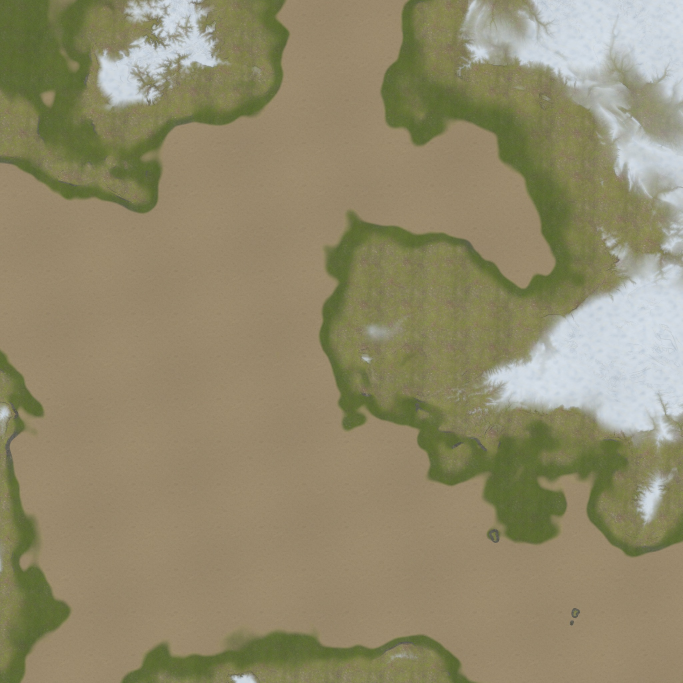
#> input picture data/generated/td_seed_1234_2048_albedo.jpg, 2048 x 2048 px (shown at 1/3 size)
$ python check_startup_image.py ../data/generated/td_seed_1234_2048_albedo.jpg
#> lines starting #> are read from the running program, lines starting #| are printed output that depends on the picture
#!/usr/bin/env python3
"""Reject a blank game frame even if its FPS counter and controls are visible.
Requires Pillow. This is a presence check, not visual-quality acceptance.
"""
import sys
from PIL import Image, ImageStat
image = Image.open(sys.argv[1]).convert('RGB')
#> image is the input picture: PIL image 2048x2048 RGB; mean R, G, B 145.2, 137.7, 107.6
w, h = image.size
#> w = 2048; h = 2048
# Exclude the FPS label and bottom controls/intro. Inspect the game itself.
crop = image.crop((w//5, h//8, 4*w//5, 5*h//8))
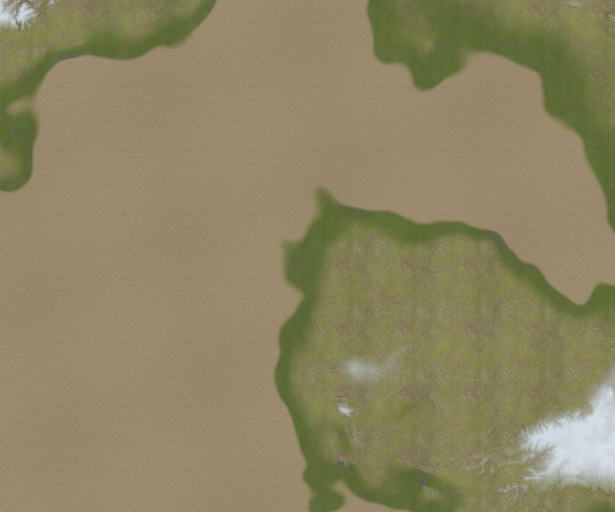
#> crop: PIL image 1229x1024 RGB (shown at 1/2 size); mean R, G, B 140.9, 131.5, 97.9
variance = max(ImageStat.Stat(crop).var)
#> variance = 568.7
colors = len(crop.resize((96, 54)).getcolors(96*54) or [])
#> colors = 1601
assert variance > 50 and colors > 32, f'Blank landscape: variance={variance:.1f}, colors={colors}'
print(f'PASS: visible landscape ({colors} sampled colors, variance {variance:.1f})')
#| PASS: visible landscape (1601 sampled colors, variance 568.7)
